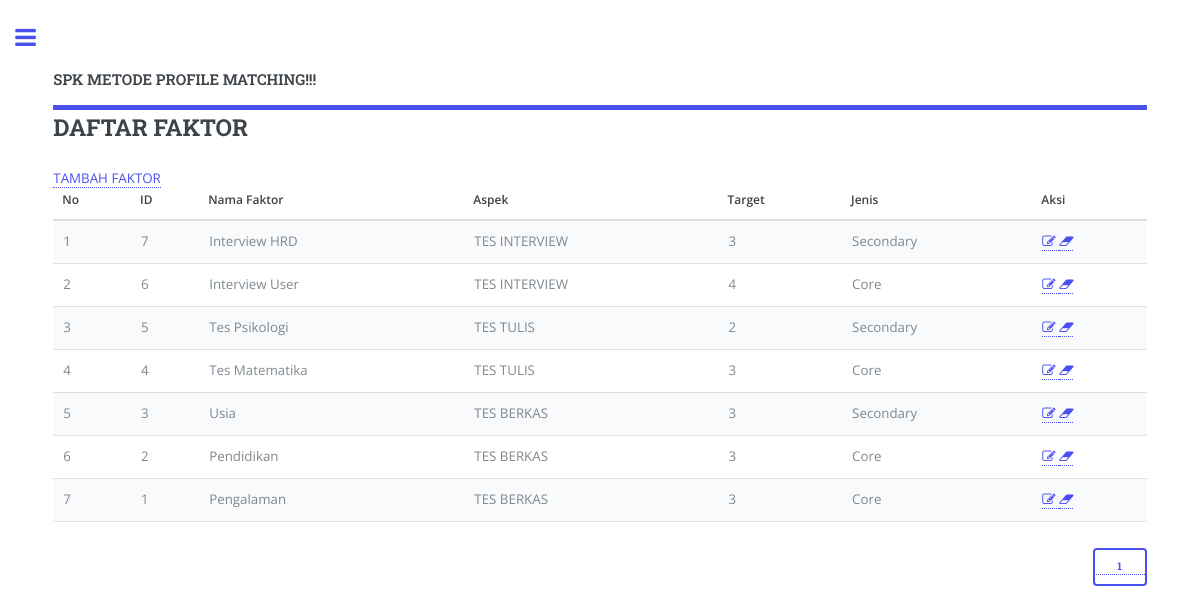
Screenshot of /?page=faktor (signed in) with the database file from the repository.
### tables this page shows
CREATE TABLE `tbl_faktor` (
  `id_faktor` int(3) UNSIGNED NOT NULL,
  `aspek` tinyint(3) UNSIGNED NOT NULL COMMENT 'FK tbl_aspek',
  `nama_faktor` varchar(30) NOT NULL,
  `target` tinyint(3) NOT NULL,
  `jenis` enum('1','2') DEFAULT NULL COMMENT '1=Core;2=Secondary'
);

CREATE TABLE `tbl_aspek` (
  `id_aspek` int(3) UNSIGNED NOT NULL,
  `nama_aspek` varchar(100) NOT NULL,
  `bobot` float NOT NULL,
  `bobot_core` float NOT NULL,
  `bobot_secondary` float NOT NULL,
  `nama_singkat` char(1) DEFAULT NULL
);

### faktor.php (the view)
<div class="panel-heading"><h2>DAFTAR FAKTOR</h2></div>
<a href="?page=faktor_tambah">TAMBAH FAKTOR</a><br>
	<table class="table">
		<thead>
			<tr>
				<th>No</th>
				<th>ID</th>
				<th>Nama Faktor</th>
				<th>Aspek</th>
				<th>Target</th>
				<th>Jenis</th>
				<th>Aksi</th>
			</tr>
		</thead>
		<tbody>
			<?php
			$halaman = 10;
			  $page = isset($_GET["halaman"]) ? (int)$_GET["halaman"] : 1;
			  $mulai = ($page>1) ? ($page * $halaman) - $halaman : 0;
			  $result = mysql_query("SELECT * FROM tbl_faktor");
			  $total = mysql_num_rows($result);
			  $pages = ceil($total/$halaman);
			  $query = mysql_query("SELECT * FROM tbl_faktor, tbl_aspek WHERE tbl_faktor.aspek=tbl_aspek.id_aspek LIMIT $mulai, $halaman")or die(mysql_error);
			  $no =$mulai+1;
			while ($data = mysql_fetch_assoc($query)){
				?>
				<tr>
					<td><?php echo $no; ?></td>
					<td><?php echo $data['id_faktor']; ?></td>
					<td><?php echo $data['nama_faktor']; ?></td>
					<td><?php echo $data['nama_aspek']; ?></td>
					<td><?php echo $data['target']; ?></td>
					<?php
						if($data["jenis"]==1){
							$jenis="Core";
						}elseif($data["jenis"]==2){
							$jenis="Secondary";
						}
					?>
					<td><?php echo $jenis; ?></td>
					<td>
						<a href="?page=faktor_edit&id_faktor=<?php echo $data['id_faktor']; ?>">
						<i class='fa fa-edit'></i>
						</a>
						<a href="faktor_hapus.php?id_faktor=<?php echo $data['id_faktor']; ?>">
						<i class="fa fa-eraser"></i>
						</a>
					</td>
				</tr>
			<?php
			$no++;
		}
			?>
		</tbody>
	</table>
	<div class="">
		<p align="right">
			<?php for ($i=1; $i<=$pages ; $i++){ ?>
				<a href="?page=faktor&halaman=<?php echo $i; ?>"><input type="button" value="<?php echo $i; ?>"></a>
		<?php } ?>
		</p>
	</div>

### index.php (shortened to what this page needs)
<?php
if ($_SESSION['Manager'] || $_SESSION['admin']) {
?>
<!DOCTYPE HTML>
<html>
	<head>
		<link rel="stylesheet" href="assets/css/main.css" />
	</head>
	<body>
			<div id="wrapper">
					<div id="main">
						<div class="inner">
								<header id="header">
									<a href="index.php" class="logo"><strong>SPK METODE PROFILE MATCHING!!!</strong></a>
								</header>
								<?php
								$page=$_GET["page"];
									switch ($page) {
										case 'faktor':
											include "faktor.php";
											break;
									}
								 ?>
						</div>
					</div>
			</div>
	</body>
</html>
<?php
} else{
	header('location:login.php');
}
?>

### assets/css/main.css (style rules this page uses)
html, body, div, span, applet, object, iframe, h1, h2, h3, h4, h5, h6, p, blockquote, pre, a, abbr, acronym, address, big, cite, code, del, dfn, em, img, ins, kbd, q, s, samp, small, strike, strong, sub, sup, tt, var, b, u, i, center, dl, dt, dd, ol, ul, li, fieldset, form, label, legend, table, caption, tbody, tfoot, thead, tr, th, td, article, aside, canvas, details, embed, figure, figcaption, footer, header, hgroup, menu, nav, output, ruby, section, summary, time, mark, audio, video { margin: 0; padding: 0; border: 0; font-size: 100%; font: inherit; vertical-align: baseline; }
article, aside, details, figcaption, figure, footer, header, hgroup, menu, nav, section { display: block; }
body { line-height: 1; }
table { border-collapse: collapse; border-spacing: 0; }
body { -webkit-text-size-adjust: none; }
*, *:before, *:after { -moz-box-sizing: border-box; -webkit-box-sizing: border-box; box-sizing: border-box; }
body { -ms-overflow-style: scrollbar; }
body { background: #ffffff; }
body, input, select, textarea { color: #7f888f; font-family: "Open Sans", sans-serif; font-size: 13pt; font-weight: 400; line-height: 1.65; }
@media screen and (max-width: 1680px) { body, input, select, textarea { font-size: 11pt; } }
@media screen and (max-width: 1280px) { body, input, select, textarea { font-size: 10pt; } }
a { -moz-transition: color 0.2s ease-in-out, border-bottom-color 0.2s ease-in-out; -webkit-transition: color 0.2s ease-in-out, border-bottom-color 0.2s ease-in-out; -ms-transition: color 0.2s ease-in-out, border-bottom-color 0.2s ease-in-out; transition: color 0.2s ease-in-out, border-bottom-color 0.2s ease-in-out; border-bottom: dotted 1px; color: #4a50f0; text-decoration: none; }
strong, b { color: #3d4449; font-weight: 600; }
em, i { font-style: italic; }
p { margin: 0 0 2em 0; }
h1, h2, h3, h4, h5, h6 { color: #3d4449; font-family: "Roboto Slab", serif; font-weight: 700; line-height: 1.5; margin: 0 0 1em 0; }
h2 { font-size: 1.75em; }
table { margin: 0 0 2em 0; width: 100%; }
table tbody tr { border: solid 1px rgba(210, 215, 217, 0.75); border-left: 0; border-right: 0; }
table tbody tr:nth-child(2n + 1) { background-color: rgba(230, 235, 237, 0.25); }
table td { padding: 0.75em 0.75em; }
table th { color: #3d4449; font-size: 0.9em; font-weight: 600; padding: 0 0.75em 0.75em 0.75em; text-align: left; }
table thead { border-bottom: solid 2px rgba(210, 215, 217, 0.75); }
input[type="submit"], input[type="reset"], input[type="button"], button, .button { -moz-appearance: none; -webkit-appearance: none; -ms-appearance: none; appearance: none; -moz-transition: background-color 0.2s ease-in-out, color 0.2s ease-in-out; -webkit-transition: background-color 0.2s ease-in-out, color 0.2s ease-in-out; -ms-transition: background-color 0.2s ease-in-out, color 0.2s ease-in-out; transition: background-color 0.2s ease-in-out, color 0.2s ease-in-out; background-color: transparent; border-radius: 0.375em; border: 0; box-shadow: inset 0 0 0 2px #4a50f0; color: #4a50f0 !important; cursor: pointer; display: inline-block; font-family: "Roboto Slab", serif; font-size: 0.8em; font-weight: 700; height: 3.5em; letter-spacing: 0.075em; line-height: 3.5em; padding: 0 2.25em; text-align: center; text-decoration: none; text-transform: uppercase; white-space: nowrap; }
#wrapper { display: -moz-flex; display: -webkit-flex; display: -ms-flex; display: flex; -moz-flex-direction: row-reverse; -webkit-flex-direction: row-reverse; -ms-flex-direction: row-reverse; flex-direction: row-reverse; min-height: 100vh; }
#main { -moz-flex-grow: 1; -webkit-flex-grow: 1; -ms-flex-grow: 1; flex-grow: 1; -moz-flex-shrink: 1; -webkit-flex-shrink: 1; -ms-flex-shrink: 1; flex-shrink: 1; width: 100%; }
#main > .inner { padding: 0 6em 0.1em 6em ; margin: 0 auto; max-width: 110em; }
@media screen and (max-width: 1680px) { #main > .inner { padding: 0 5em 0.1em 5em ; } }
@media screen and (max-width: 1280px) { #main > .inner { padding: 0 4em 0.1em 4em ; } }
#header { display: -moz-flex; display: -webkit-flex; display: -ms-flex; display: flex; border-bottom: solid 5px #4a50f0; padding: 6em 0 1em 0; position: relative; }
#header > * { -moz-flex: 1; -webkit-flex: 1; -ms-flex: 1; flex: 1; margin-bottom: 0; }
#header .logo { border-bottom: 0; color: inherit; font-family: "Roboto Slab", serif; font-size: 1.125em; }
@media screen and (max-width: 1680px) { #header { padding-top: 5em; } }

### rows the page displays
tbl_faktor: id_faktor "7", nama_faktor "Interview HRD", tbl_aspek.nama_aspek "TES INTERVIEW", target "3", jenis "Secondary"
tbl_faktor: id_faktor "6", nama_faktor "Interview User", tbl_aspek.nama_aspek "TES INTERVIEW", target "4", jenis "Core"
tbl_faktor: id_faktor "5", nama_faktor "Tes Psikologi", tbl_aspek.nama_aspek "TES TULIS", target "2", jenis "Secondary"
tbl_faktor: id_faktor "4", nama_faktor "Tes Matematika", tbl_aspek.nama_aspek "TES TULIS", target "3", jenis "Core"
tbl_faktor: id_faktor "3", nama_faktor "Usia", tbl_aspek.nama_aspek "TES BERKAS", target "3", jenis "Secondary"
tbl_faktor: id_faktor "2", nama_faktor "Pendidikan", tbl_aspek.nama_aspek "TES BERKAS", target "3", jenis "Core"
tbl_faktor: id_faktor "1", nama_faktor "Pengalaman", tbl_aspek.nama_aspek "TES BERKAS", target "3", jenis "Core"
